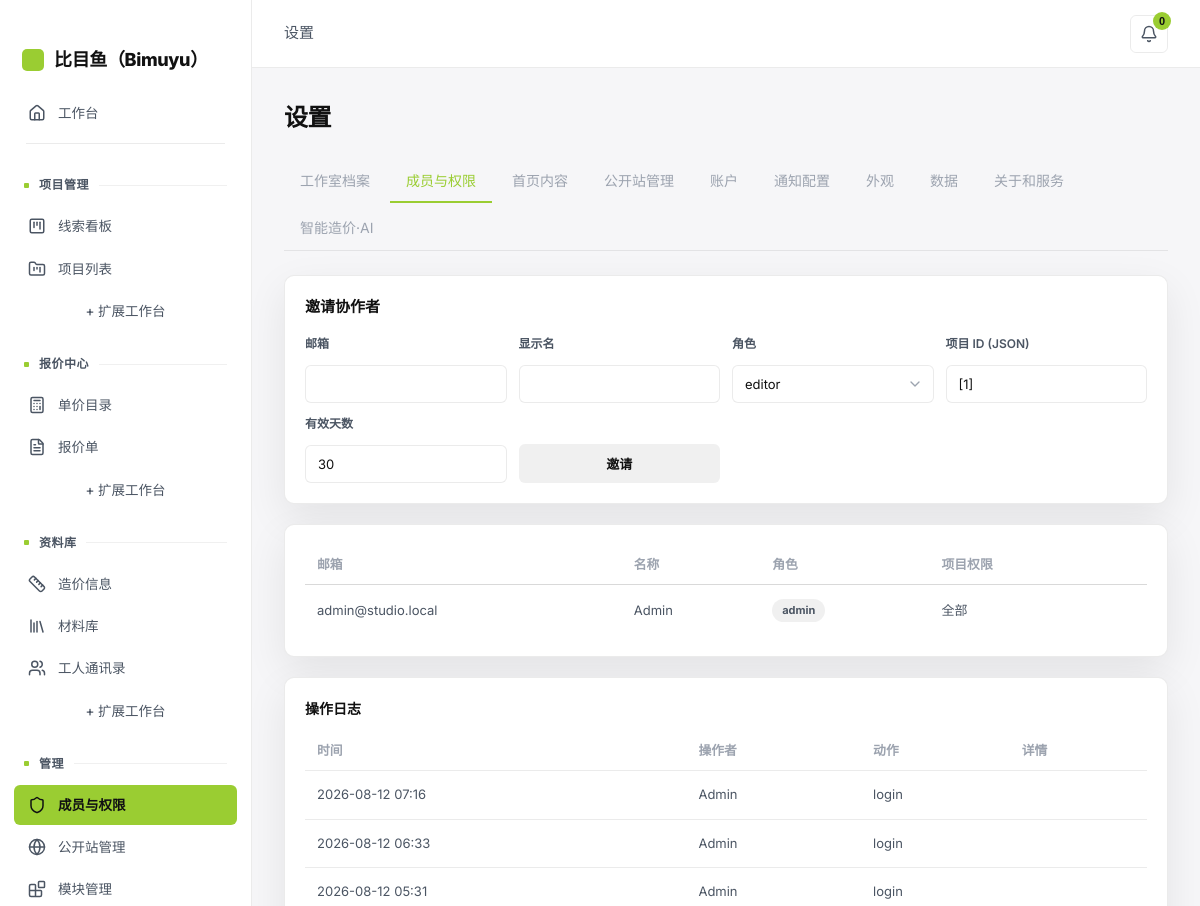
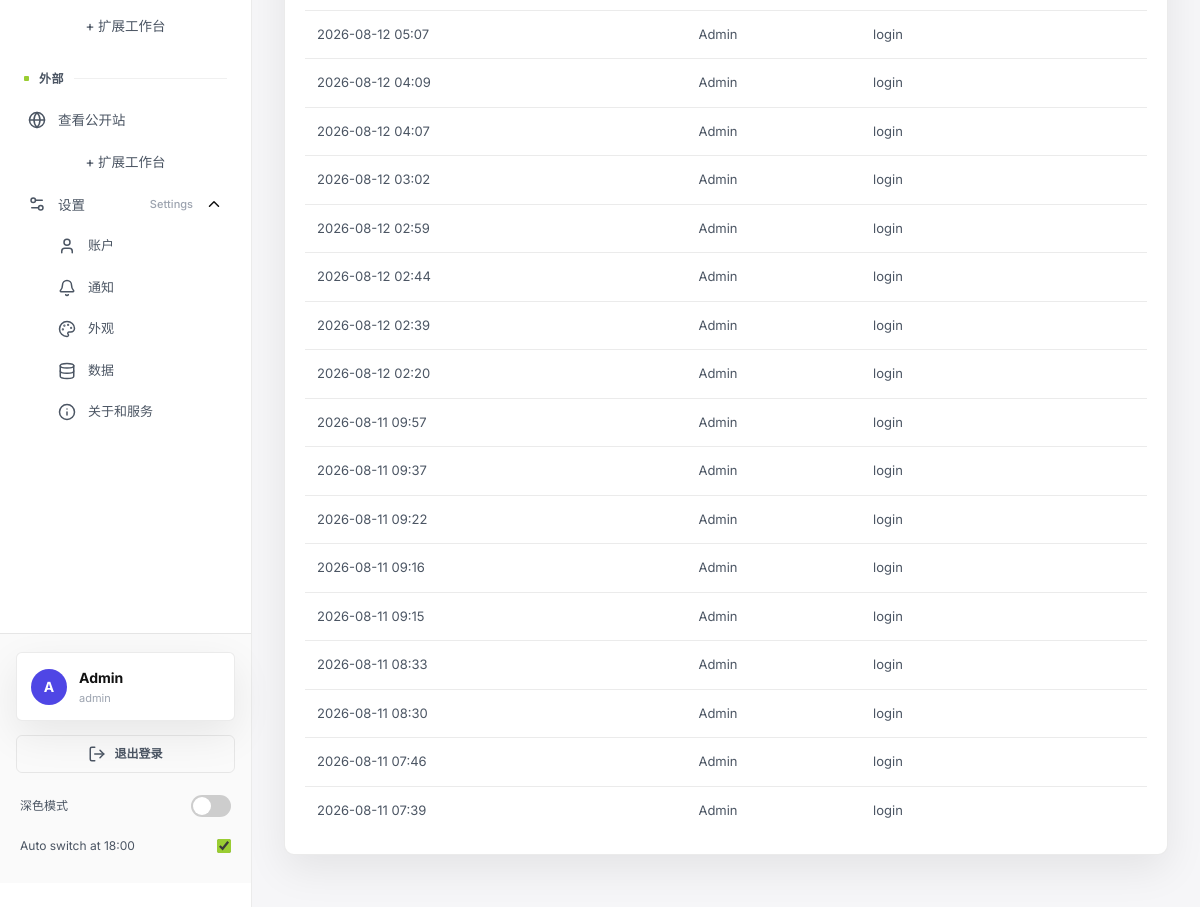
Page /app/settings?tab=members (signed in) on the earlier database version (2 pictures, top to bottom).
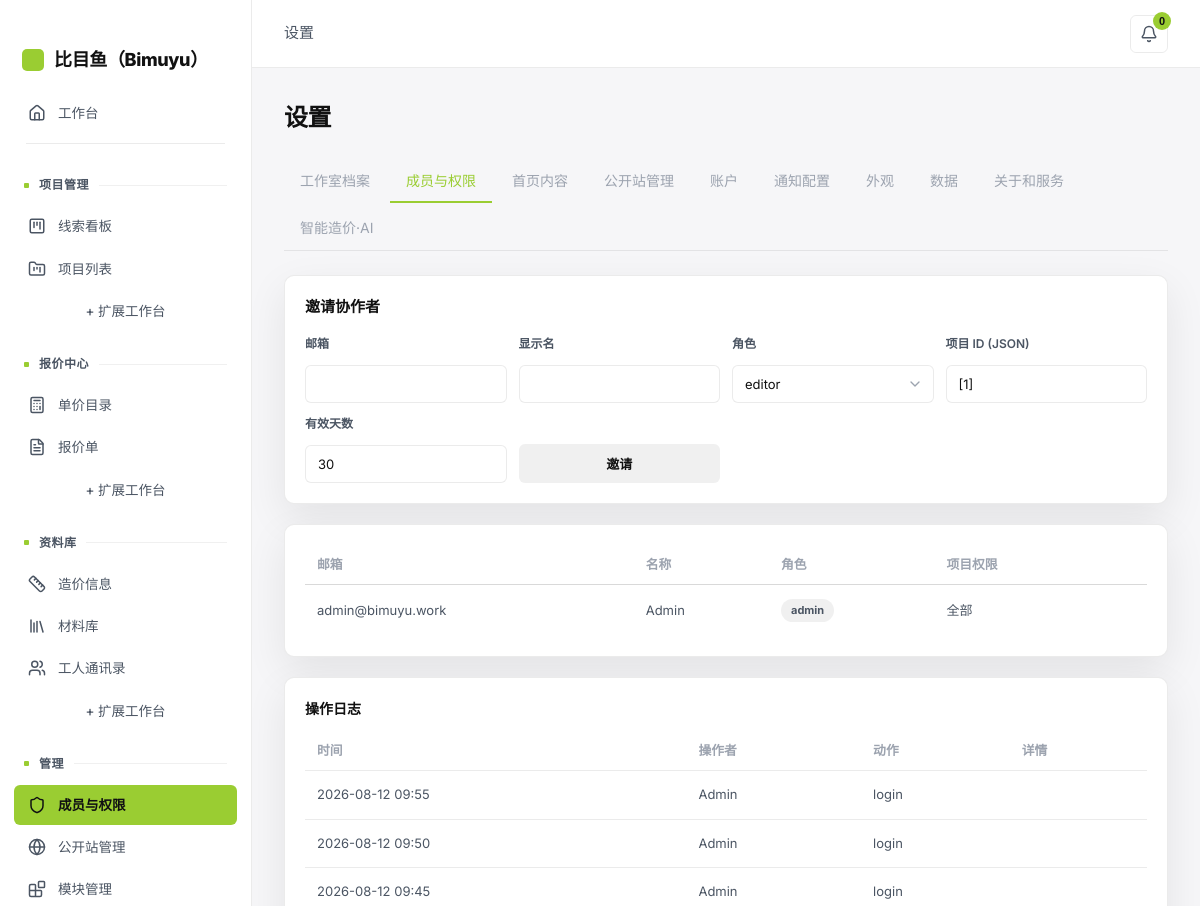
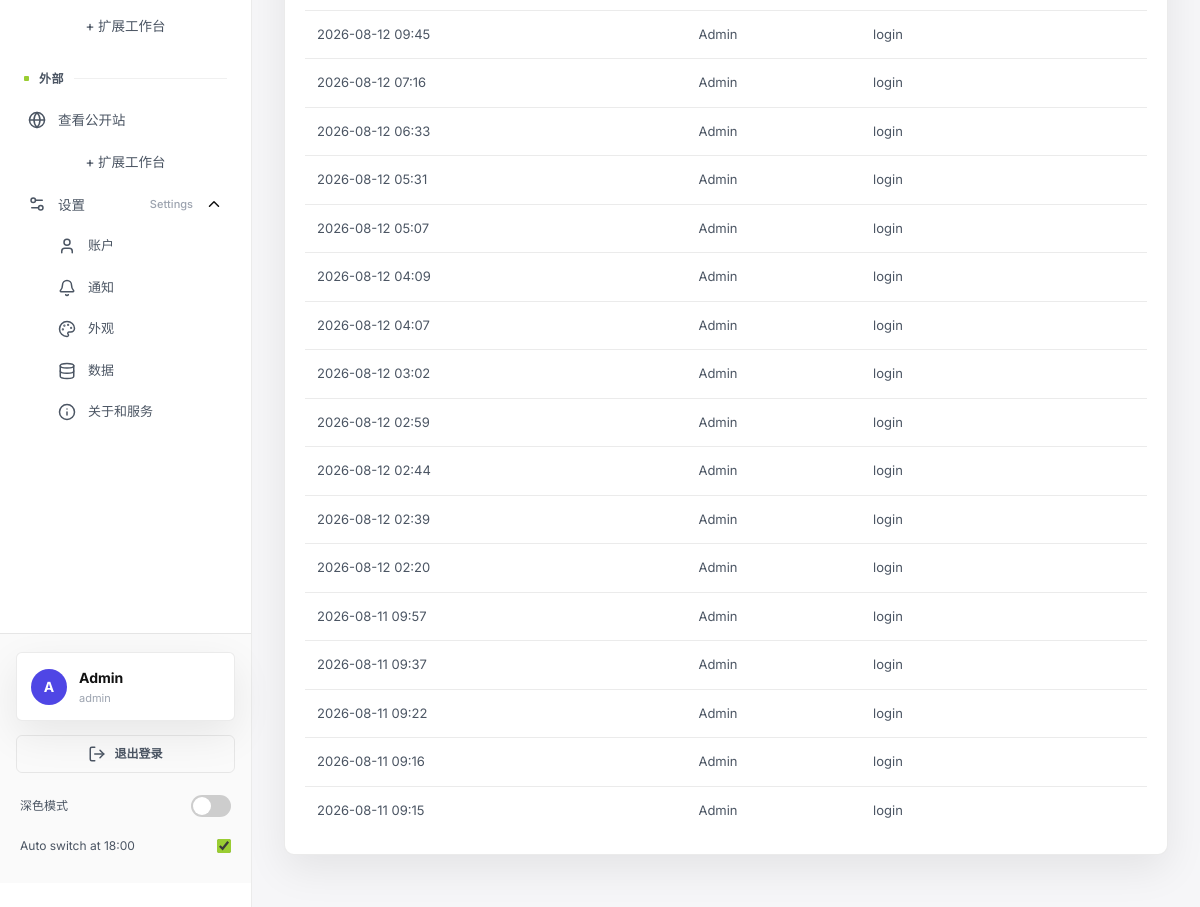
Same page on the later database version (2 pictures, top to bottom).
### tables this page shows
CREATE TABLE collaborators (
  id INTEGER PRIMARY KEY AUTOINCREMENT,
  email TEXT UNIQUE NOT NULL,
  password_hash TEXT NOT NULL,
  display_name TEXT,
  role TEXT DEFAULT 'viewer',
  project_ids TEXT DEFAULT '[]',
  invited_by TEXT,
  invited_at DATETIME,
  expires_at DATETIME,
  last_access_at DATETIME,
  revoked BOOLEAN DEFAULT FALSE,
  token TEXT
, avatar_url TEXT, username TEXT, membership_level TEXT DEFAULT 'standard', login_days INTEGER DEFAULT 0, earnings REAL DEFAULT 0, onboarding_done INTEGER DEFAULT 0);

CREATE TABLE audit_log (
  id INTEGER PRIMARY KEY AUTOINCREMENT,
  actor_id INTEGER,
  action TEXT,
  target_type TEXT,
  target_id INTEGER,
  detail TEXT,
  created_at DATETIME DEFAULT CURRENT_TIMESTAMP
);

### app/routers/settings.py (the view)
@router.get("", response_class=HTMLResponse)
async def settings_index(request: Request, user: dict = Depends(require_admin),     tab: str = "profile"):
    _ensure_account_columns()
    with db_session() as conn:
        studio = row_to_dict(conn.execute("SELECT * FROM studio_profile WHERE id = 1").fetchone())
        collaborators = rows_to_list(
            conn.execute(
                "SELECT * FROM collaborators WHERE revoked = 0 ORDER BY role, email"
            ).fetchall()
        )
        cases = rows_to_list(
            conn.execute("SELECT * FROM cases ORDER BY sort_order, id DESC").fetchall()
        )
        pages = rows_to_list(conn.execute("SELECT * FROM pages").fetchall())
        audit = rows_to_list(
            conn.execute(
                "SELECT a.*, c.display_name, c.email FROM audit_log a "
                "LEFT JOIN collaborators c ON a.actor_id = c.id "
                "ORDER BY a.created_at DESC LIMIT 50"
            ).fetchall()
        )
        projects = rows_to_list(conn.execute("SELECT id, code, name FROM projects").fetchall())
        site_config_rows = rows_to_list(
            conn.execute("SELECT key, value FROM site_config").fetchall()
        )
        client_logos = rows_to_list(
            conn.execute("SELECT * FROM site_client_logos ORDER BY sort_order").fetchall()
        )
    site_config = {r["key"]: r["value"] for r in site_config_rows}
    return templates.TemplateResponse(
        "app/settings/index.html",
        {
            "request": request,
            "user": user,
            "tab": tab,
            "studio": studio,
            "collaborators": collaborators,
            "cases": cases,
            "pages": pages,
            "contact": load_contact(),
            "audit": audit,
            "projects": projects,
            "site": site_config,
            "client_logos": client_logos,
            "prefs": notif.prefs(),
        },
    )

### templates/app/settings/index.html (shortened to what the changed rows need)
{% extends "app/base.html" %}
{% block content %}
<div class="app-header"><h1>设置</h1></div>
{% if tab == 'profile' %}
<div class="card">
  <form method="post" action="/app/settings/profile">
    <div style="display:grid;grid-template-columns:1fr 1fr;gap:16px">
      <div class="form-group"><label>工作室名称</label><input name="name" value="{{ studio.name or '' }}"></div>
      <div class="form-group"><label>地址</label><input name="address" value="{{ studio.address or '' }}"></div>
      <div class="form-group" style="grid-column:1/-1"><label>简介</label><textarea name="description">{{ studio.description or '' }}</textarea></div>
      <div class="form-group"><label>税号</label><input name="tax_id" value="{{ studio.tax_id or '' }}"></div>
      <div class="form-group"><label>银行账户</label><input name="bank_account" value="{{ studio.bank_account or '' }}"></div>
      <div class="form-group" style="grid-column:1/-1"><label>邮件签名</label><textarea name="email_signature">{{ studio.email_signature or '' }}</textarea></div>
      <div class="form-group" style="grid-column:1/-1"><label>改稿政策</label><input name="revision_policy" value="{{ studio.revision_policy or '' }}"></div>
    </div>
    <h4 style="margin:24px 0 12px">默认定价基准 (%)</h4>
    <div style="display:grid;grid-template-columns:repeat(4,1fr);gap:12px">
      <div class="form-group"><label>设计费</label><input type="number" name="default_design_fee_pct" value="{{ studio.default_design_fee_pct or 15 }}" step="0.1"></div>
      <div class="form-group"><label>管理费</label><input type="number" name="default_management_fee_pct" value="{{ studio.default_management_fee_pct or 8 }}" step="0.1"></div>
      <div class="form-group"><label>税</label><input type="number" name="default_tax_pct" value="{{ studio.default_tax_pct or 6 }}" step="0.1"></div>
      <div class="form-group"><label>利润</label><input type="number" name="default_margin_pct" value="{{ studio.default_margin_pct or 25 }}" step="0.1"></div>
    </div>
    <button type="submit" class="btn" style="margin-top:20px">保存</button>
  </form>
</div>
{% elif tab == 'members' %}
<div class="card">
  <table>
    <thead><tr><th>邮箱</th><th>名称</th><th>角色</th><th>项目权限</th><th></th></tr></thead>
    <tbody>
      {% for c in collaborators %}
      <tr>
        <td>{{ c.email }}</td><td>{{ c.display_name or '—' }}</td><td><span class="badge">{{ c.role }}</span></td>
        <td>{{ c.project_ids or '全部' }}</td>
        <td>
        </td>
      </tr>
      {% endfor %}
    </tbody>
  </table>
</div>
{% if audit %}
<div class="card">
  <table>
    <thead><tr><th>时间</th><th>操作者</th><th>动作</th><th>详情</th></tr></thead>
    <tbody>
      {% for a in audit[:20] %}
      <tr>
        <td>{{ a.created_at[:16] if a.created_at else '' }}</td>
        <td>{{ a.display_name or a.email or '—' }}</td>
        <td>{{ a.action }}</td>
        <td>{{ a.detail or '' }}</td>
      </tr>
      {% endfor %}
    </tbody>
  </table>
</div>
{% endif %}
{% elif tab == 'data' %}
<div class="card">
  <h3 style="margin-bottom:8px">数据</h3>
  <p style="color:var(--muted);font-size:.85rem">导出 / 备份工作台数据（项目、报价、客户、资料库）。数据管理功能正在规划中。</p>
</div>
{% endif %}
{% endblock %}

### templates/app/base.html (shortened to what the changed rows need)
<!DOCTYPE html>
<html lang="zh-CN">
<head>
  <link rel="stylesheet" href="/static/css/style.css">
  <link rel="stylesheet" href="/static/css/halo.css?v=19">
  <link rel="stylesheet" href="/static/css/cockpit.css?v=3">
  <link rel="stylesheet" href="https://cdnjs.cloudflare.com/ajax/libs/cropperjs/1.6.1/cropper.min.css">
</head>
<body>
  <div class="app-layout">
    <aside class="app-sidebar">
      {% set cur = request.url.path %}
      {% set t = request.query_params.get('tab', '') %}
      {% set extend_base = "https://vsence.com/pricing" %}
      {% set _parts = cur.split('/') %}
      {% set _section = '/' + _parts[1] + ('/' + _parts[2] if _parts|length > 2 and _parts[2] != '' else '') %}
      {% set _title_map = {
        '/app': '工作台',
        '/app/dashboard': '工作台',
        '/dashboard': '工作台',
        '/app/pipeline': '线索看板',
        '/app/projects': '项目列表',
        '/app/quotes': '报价单',
        '/app/catalog': '单价目录',
        '/app/calculator': '造价信息',
        '/app/library': '材料库',
        '/app/workers': '工人通讯录',
        '/app/settings': '设置',
        '/app/modules': '模块管理',
        '/app/notifications': '消息中心',
        '/app/tasks': '待办'
      } %}
      {% set section_title = _title_map.get(_section, '工作台') %}
      <div class="sidebar-footer">
          <div class="sidebar-user" id="sidebarUser" data-onb="account"
               onclick="location.href='/app/account'" title="查看账户与权益">
            {% if user.avatar_url %}
            <img class="user-avatar" src="{{ user.avatar_url }}" alt="">
            {% else %}
            <span class="user-avatar" aria-hidden="true">{{ (user.display_name or user.username or user.email)[0:1] | upper }}</span>
            {% endif %}
            <div class="user-info">
              <span class="user-name">{{ user.display_name or user.username or user.email }}</span>
              <span class="user-role">{{ (user.role or 'member') | lower }}</span>
            </div>
          </div>
      </div>
    </aside>
    <main class="app-main">
      <div class="content">
        {% block content %}{% endblock %}
      </div>
    </main>
  </div>
</body>
</html>

Differences in the rows shown:
no longer on this page (row unchanged): audit_log: created_at "2026-08-11 08:33", display_name "Admin", action "login"
no longer on this page (row unchanged): audit_log: created_at "2026-08-11 08:30", display_name "Admin", action "login"
no longer on this page (row unchanged): audit_log: created_at "2026-08-11 07:46", display_name "Admin", action "login"
no longer on this page (row unchanged): audit_log: created_at "2026-08-11 07:39", display_name "Admin", action "login"
changed collaborators "Admin": email "admin@studio.local" → "admin@bimuyu.work"
added audit_log: created_at "2026-08-12 09:55", display_name "Admin", action "login"
added audit_log: created_at "2026-08-12 09:50", display_name "Admin", action "login"
added audit_log: created_at "2026-08-12 09:45", display_name "Admin", action "login"
added audit_log: created_at "2026-08-12 09:45", display_name "Admin", action "login"
